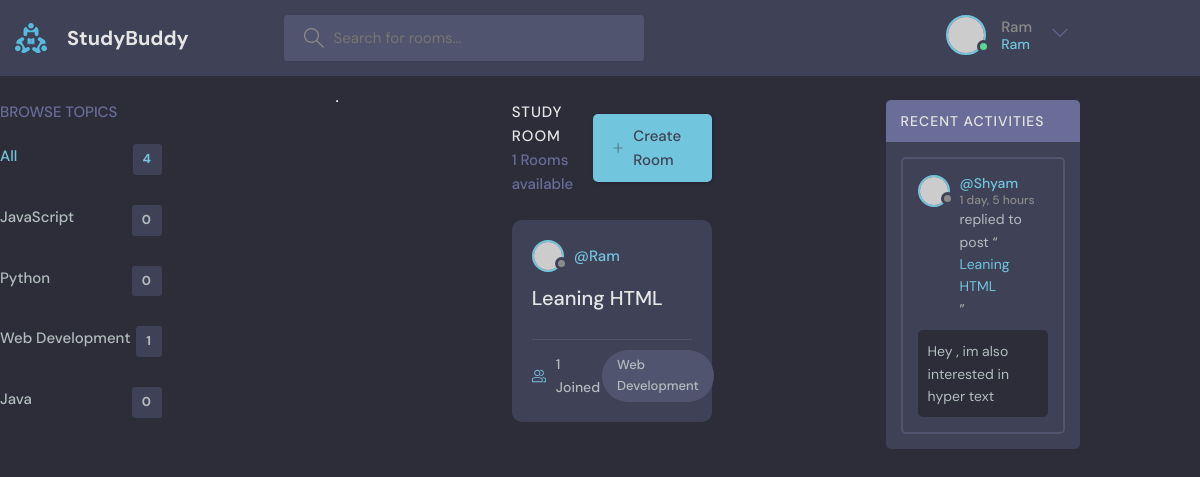
Screenshot of / (signed in) with the database file from the repository.
### base/models.py (models this page shows, shortened)
class Topic(models.Model):
    name = models.CharField(max_length=200)

class Room(models.Model):
    host = models.ForeignKey(User,on_delete=models.SET_NULL,null=True)
    topic =models.ForeignKey(Topic,on_delete=models.SET_NULL,null=True)
    name = models.CharField(max_length=200)
    description = models.TextField(null=True,blank=True)
    participants = models.ManyToManyField(User,related_name='participants',blank=True)
    updated = models.DateTimeField(auto_now=True)
    created = models.DateTimeField(auto_now_add=True)
    class Meta:
        ordering = ['-updated','-created']
    def __str__(self):
        return str(self.name)

class Message(models.Model):
    user = models.ForeignKey(User,on_delete=models.CASCADE)
    room = models.ForeignKey(Room,on_delete=models.CASCADE)
    body = models.TextField()
    updated = models.DateTimeField(auto_now=True)
    created = models.DateTimeField(auto_now_add=True)
    class Meta:
        ordering = ['-updated','-created']

### base/views.py (the view)
# urls.py: path('',views.home,name="home"),
def home(request):
    q = request.GET.get('q') if request.GET.get('q') != None else ''
    rooms = Room.objects.filter(
        Q(topic__name__contains=q) |
        Q(name__contains=q) |
        Q(description__contains=q)
        )
    topics = Topic.objects.all()
    room_count=rooms.count()
    room_messages = Message.objects.filter(Q(room__topic__name__icontains=q))
    return render(request,'base/home.html',{'rooms':rooms,'topics':topics,'room_count':room_count,'room_messages':room_messages})

### base/templates/base/home.html
{% extends 'main.html' %}
{% block content %}
<main class="layout layout--3">
  <div class="container">
    {% include 'base/topics_component.html' %}
    <div class="roomList">
      <div class="roomList__header">
        <div>
          <h2>Study Room</h2>
          <p>{{room_count}} Rooms available</p>
        </div>
        <a class="btn btn--main" href="{% url 'create-room' %}">
          <svg
            version="1.1"
            xmlns="http://www.w3.org/2000/svg"
            width="32"
            height="32"
            viewBox="0 0 32 32"
          >
            <title>add</title>
            <path
              d="M16.943 0.943h-1.885v14.115h-14.115v1.885h14.115v14.115h1.885v-14.115h14.115v-1.885h-14.115v-14.115z"
            ></path>
          </svg>
          Create Room
        </a>
      </div>
      {% include 'base/feed_component.html' %}
    </div>
    {% include 'base/activity_component.html' %}
  </div>
</main>
{% endblock %}

### templates/navbar.html (shortened to what this page needs)
{% load static %}
<header class="header header--loggedIn">
    <div class="container">
      <a href="{% url 'home' %}" class="header__logo">
        <img src="{% static '/images/logo.svg' %}" />
        <h1>StudyBuddy</h1>
      </a>
      <form class="header__search" method="GET" action="{% url 'home' %}">
        <label>
          <input name="q" placeholder="Search for rooms..." />
        </label>
      </form>
      <nav class="header__menu">
        {% if request.user.is_authenticated %}
        <div class="header__user">
          <a href="{% url 'home' %}">
            <div class="avatar avatar--medium active">
              <img src="https://randomuser.me/api/portraits/men/37.jpg" />
            </div>
            <p>{{request.user.username}}<span>{{request.user.username}}</span></p>
          </a>
          <button class="dropdown-button">
            <svg version="1.1" xmlns="http://www.w3.org/2000/svg" width="32" height="32" viewBox="0 0 32 32">
              <title>chevron-down</title>
              <path d="M16 21l-13-13h-3l16 16 16-16h-3l-13 13z"></path>
            </svg>
          </button>
        </div>
        {% else %}
        <a href="{% url 'login' %}">
          <img src="{% static '/images/avatar.svg' %}" />
          <p>Login</p>
        </a>
        {% endif %}
      </nav>
    </div>
  </header>

### base/templates/base/topics_component.html
<div class="topics">
    <div class="topics__header">
      <h2>Browse Topics</h2>
    </div>
    <ul class="topics__list">
      <li>
        <a href="{% url 'home' %}" class="active">All <span>{{topics.count}}</span></a>
      </li>
      {% for topic in topics %}
      <li>
        <a href="{% url 'home' %}?q={{topic.name}}">{{topic.name}}<span>{{topic.room_set.all.count}}</span></a>
      </li>
      {% endfor %}
    </ul>
  </div>
<hr>

### base/templates/base/feed_component.html (shortened to what this page needs)
{% for room in rooms%}
<div class="roomListRoom">
    <div class="roomListRoom__header">
      <a href="{% url 'user-profile' room.host.id %}" class="roomListRoom__author">
        <div class="avatar avatar--small">
          <img src="https://randomuser.me/api/portraits/women/11.jpg" />
        </div>
        <span>@{{room.host.username}}</span>
      </a>
    </div>
    <div class="roomListRoom__content">
      <a href="{% url 'room' room.id %}">{{room.name}}</a>
    </div>
    <div class="roomListRoom__meta">
      <a href="{% url 'room' room.id %}" class="roomListRoom__joined">
        {{room.participants.all.count}} Joined
      </a>
      <p class="roomListRoom__topic">{{room.topic.name}}</p>
    </div>
  </div>
{% endfor %}

### base/templates/base/activity_component.html (shortened to what this page needs)
<div class="activities">
    <div class="activities__header">
      <h2>Recent Activities</h2>
    </div>
    {% for message in room_messages %}
    <div class="activities__box">
      <div class="activities__boxHeader roomListRoom__header">
        <a href="{% url 'user-profile' message.user.id %}" class="roomListRoom__author">
          <div class="avatar avatar--small">
            <img src="https://randomuser.me/api/portraits/women/11.jpg" />
          </div>
          <p>
            @{{message.user}}
            <span>{{message.created|timesince}}</span>
          </p>
        </a>
      </div>
      <div class="activities__boxContent">
        <p>
          replied to post “<a href="{% url 'room' message.room.id %}">{{message.room}}</a
          >”
        </p>
        <div class="activities__boxRoomContent">
          {{message.body}}
        </div>
      </div>
    </div>
    {% endfor %}
  </div>

### rows the page displays
Topic: name "JavaScript", room_set.all.count "0"
Topic: name "Python", room_set.all.count "0"
Topic: name "Web Development", room_set.all.count "1"
Topic: name "Java", room_set.all.count "0"
Room: host.username "Ram", name "Leaning HTML", participants.all.count "1", topic.name "Web Development"
Message: user "Shyam", created "1 day, 5 hours", room "Leaning HTML", body "Hey , im also interested in hyper text"

### other values shown
{{ request.user.username }} "Ram"
{{ topics.count }} "4"
{{ room_count }} "1"
